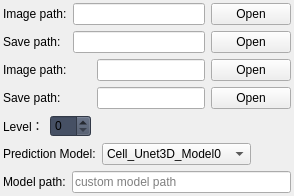
                         <widget class="QWidget" name="no_mask_widget" native="true">
                          <layout class="QVBoxLayout" name="verticalLayout_27">
                           <property name="leftMargin">
                            <number>3</number>
                           </property>
                           <property name="topMargin">
                            <number>3</number>
                           </property>
                           <property name="rightMargin">
                            <number>3</number>
                           </property>
                           <property name="bottomMargin">
                            <number>3</number>
                           </property>
                           <item>
                            <widget class="QWidget" name="tif_widget" native="true">
                             <layout class="QVBoxLayout" name="verticalLayout_39">
                              <property name="leftMargin">
                               <number>0</number>
                              </property>
                              <property name="topMargin">
                               <number>0</number>
                              </property>
                              <property name="rightMargin">
                               <number>0</number>
                              </property>
                              <property name="bottomMargin">
                               <number>0</number>
                              </property>
                              <item>
                               <layout class="QGridLayout" name="gridLayout_2">
                                <property name="topMargin">
                                 <number>0</number>
                                </property>
                                <item row="0" column="0">
                                 <widget class="QLabel" name="label_17">
                                  <property name="text">
                                   <string>Image path:</string>
                                  </property>
                                 </widget>
                                </item>
                                <item row="0" column="1">
                                 <widget class="QLineEdit" name="no_mask_images_lineEdit"/>
                                </item>
                                <item row="0" column="2">
                                 <widget class="QPushButton" name="no_mask_images_Button">
                                  <property name="text">
                                   <string>Open</string>
                                  </property>
                                 </widget>
                                </item>
                                <item row="1" column="0">
                                 <widget class="QLabel" name="label_19">
                                  <property name="text">
                                   <string>Save path:</string>
                                  </property>
                                 </widget>
                                </item>
                                <item row="1" column="1">
                                 <widget class="QLineEdit" name="no_mask_cfg_lineEdit">
                                  <property name="readOnly">
                                   <bool>true</bool>
                                  </property>
                                 </widget>
                                </item>
                                <item row="1" column="2">
                                 <widget class="QPushButton" name="no_mask_cfg_Button">
                                  <property name="text">
                                   <string>Open</string>
                                  </property>
                                 </widget>
                                </item>
                               </layout>
                              </item>
                             </layout>
                            </widget>
                           </item>
                           <item>
                            <widget class="QWidget" name="bv_widget" native="true">
                             <property name="enabled">
                              <bool>true</bool>
                             </property>
                             <layout class="QVBoxLayout" name="verticalLayout_30">
                              <property name="leftMargin">
                               <number>0</number>
                              </property>
                              <property name="topMargin">
                               <number>0</number>
                              </property>
                              <property name="rightMargin">
                               <number>0</number>
                              </property>
                              <property name="bottomMargin">
                               <number>0</number>
                              </property>
                              <item>
                               <layout class="QGridLayout" name="gridLayout">
                                <item row="0" column="3">
                                 <widget class="QPushButton" name="bv_images_Button">
                                  <property name="text">
                                   <string>Open</string>
                                  </property>
                                 </widget>
                                </item>
                                <item row="0" column="1">
                                 <widget class="QLabel" name="label_15">
                                  <property name="text">
                                   <string>Image path:</string>
                                  </property>
                                 </widget>
                                </item>
                                <item row="1" column="1">
                                 <widget class="QLabel" name="label_20">
                                  <property name="text">
                                   <string>Save path:</string>
                                  </property>
                                 </widget>
                                </item>
                                <item row="1" column="3">
                                 <widget class="QPushButton" name="bv_cfg_Button">
                                  <property name="text">
                                   <string>Open</string>
                                  </property>
                                 </widget>
                                </item>
                                <item row="0" column="2">
                                 <widget class="QLineEdit" name="bv_images_lineEdit"/>
                                </item>
                                <item row="1" column="2">
                                 <widget class="QLineEdit" name="bv_cfg_lineEdit"/>
                                </item>
                                <item row="2" column="1">
                                 <layout class="QHBoxLayout" name="horizontalLayout_10">
                                  <item>
                                   <widget class="QLabel" name="label_26">
                                    <property name="text">
                                     <string>Level：</string>
                                    </property>
                                   </widget>
                                  </item>
                                  <item>
                                   <widget class="QSpinBox" name="making_level_spinBox">
                                    <property name="styleSheet">
                                     <string notr="true">background-color: rgb(70, 80, 100);</string>
                                    </property>
                                   </widget>
                                  </item>
                                 </layout>
                                </item>
                               </layout>
                              </item>
                             </layout>
                            </widget>
                           </item>
                           <item>
                            <layout class="QHBoxLayout" name="horizontalLayout_13">
                             <property name="leftMargin">
                              <number>0</number>
                             </property>
                             <property name="topMargin">
                              <number>0</number>
                             </property>
                             <property name="rightMargin">
                              <number>0</number>
                             </property>
                             <property name="bottomMargin">
                              <number>0</number>
                             </property>
                             <item>
                              <widget class="QLabel" name="label_18">
                               <property name="text">
                                <string>Prediction Model:</string>
                               </property>
                              </widget>
                             </item>
                             <item>
                              <widget class="QComboBox" name="select_model_comboBox">
                               <property name="sizePolicy">
                                <sizepolicy hsizetype="Preferred" vsizetype="Fixed">
                                 <horstretch>0</horstretch>
                                 <verstretch>0</verstretch>
                                </sizepolicy>
                               </property>
                               <property name="minimumSize">
                                <size>
                                 <width>0</width>
                                 <height>0</height>
                                </size>
                               </property>
                               <item>
                                <property name="text">
                                 <string>Cell_Unet3D_Model0</string>
                                </property>
                               </item>
                               <item>
                                <property name="text">
                                 <string>自训练模型</string>
                                </property>
                               </item>
                              </widget>
                             </item>
                             <item>
                              <spacer name="horizontalSpacer_11">
                               <property name="orientation">
                                <enum>Qt::Horizontal</enum>
                               </property>
                               <property name="sizeHint" stdset="0">
                                <size>
                                 <width>40</width>
                                 <height>20</height>
                                </size>
                               </property>
                              </spacer>
                             </item>
                            </layout>
                           </item>
                           <item>
                            <widget class="QWidget" name="path_widget" native="true">
                             <layout class="QHBoxLayout" name="horizontalLayout_17">
                              <property name="leftMargin">
                               <number>0</number>
                              </property>
                              <property name="topMargin">
                               <number>0</number>
                              </property>
                              <property name="rightMargin">
                               <number>0</number>
                              </property>
                              <property name="bottomMargin">
                               <number>0</number>
                              </property>
                              <item>
                               <widget class="QLabel" name="label_5">
                                <property name="text">
                                 <string>Model path:</string>
                                </property>
                               </widget>
                              </item>
                              <item>
                               <widget class="QLineEdit" name="path_lineEdit">
                                <property name="sizePolicy">
                                 <sizepolicy hsizetype="Expanding" vsizetype="Fixed">
                                  <horstretch>0</horstretch>
                                  <verstretch>0</verstretch>
                                 </sizepolicy>
                                </property>
                                <property name="placeholderText">
                                 <string>custom model path</string>
                                </property>
                               </widget>
                              </item>
                             </layout>
                            </widget>
                           </item>
                          </layout>
                         </widget>
